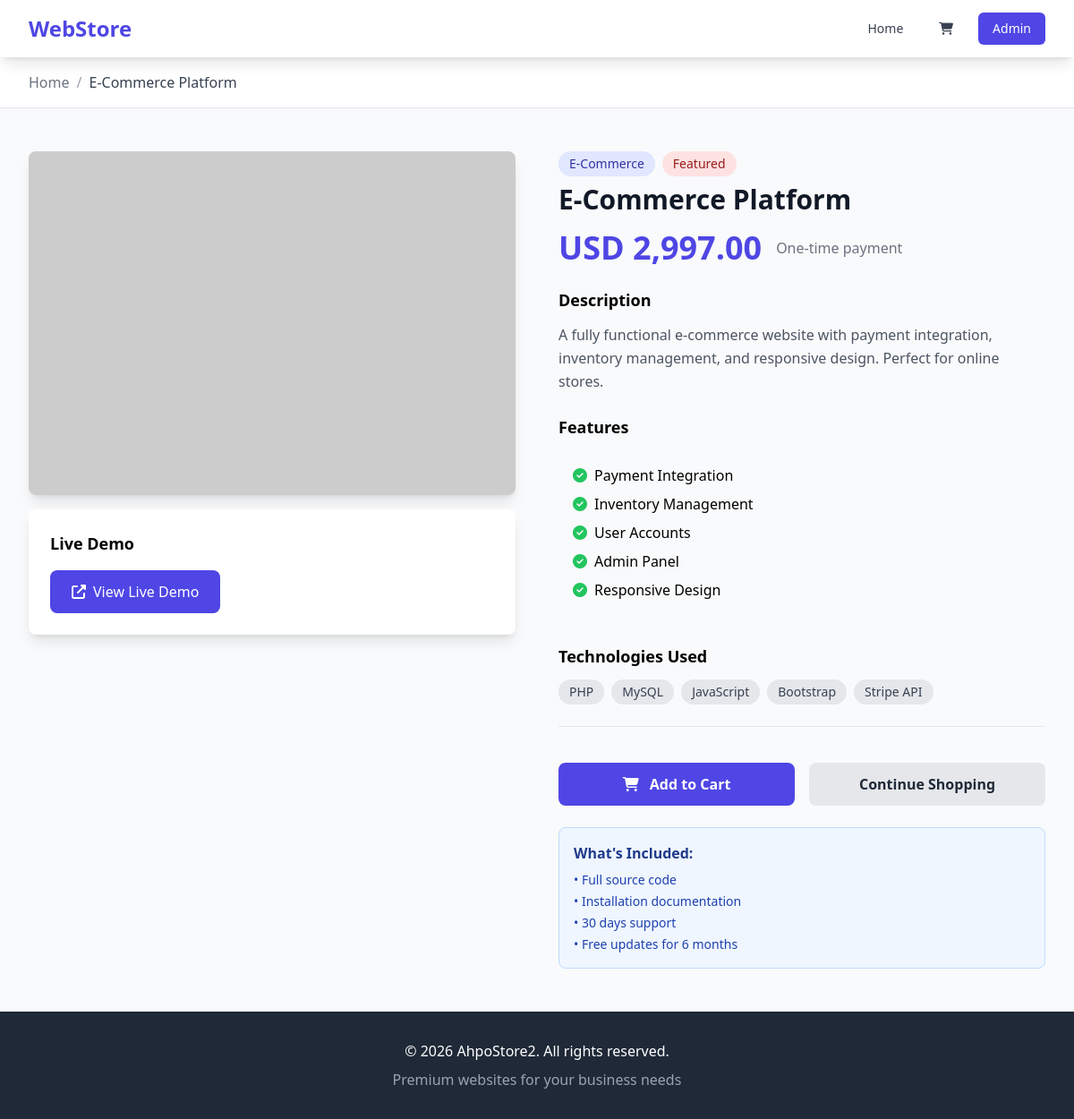
The app's page /website.php?id=1 with its own data.
### tables this page shows
CREATE TABLE websites (
            id INTEGER PRIMARY KEY AUTOINCREMENT,
            title TEXT NOT NULL,
            description TEXT NOT NULL,
            price REAL NOT NULL,
            category TEXT NOT NULL,
            image_url TEXT NOT NULL,
            demo_url TEXT,
            features TEXT,
            technologies TEXT,
            featured INTEGER DEFAULT 0,
            status TEXT DEFAULT 'active' CHECK(status IN ('active', 'inactive', 'sold')),
            created_at DATETIME DEFAULT CURRENT_TIMESTAMP,
            updated_at DATETIME DEFAULT CURRENT_TIMESTAMP
        , screenshots TEXT);

### functions.php (called while the page is built, shortened)
<?php
function getSetting($key, $default = null) {
    global $conn;
    static $settings = null;
    if ($settings === null) {
        $settings = [];
        try {
            $stmt = $conn->query("SELECT setting_key, setting_value FROM settings");
            while ($row = $stmt->fetch()) {
                $settings[$row['setting_key']] = $row['setting_value'];
            }
        } catch (Exception $e) {
            return $default;
        }
    }
    return isset($settings[$key]) ? $settings[$key] : $default;
}
function getWebsiteById($id) {
    global $conn;
    $stmt = $conn->prepare("SELECT * FROM websites WHERE id = ? AND status = 'active'");
    $stmt->execute([$id]);
    return $stmt->fetch();
}
function formatPrice($price) {
    return CURRENCY . ' ' . number_format($price, 2);
}
?>

### website.php (the view, shortened to what this page needs)
<?php
require_once 'config.php';
require_once 'functions.php';
$maintenance_mode = getSetting('maintenance_mode', '0');
$website_id = isset($_GET['id']) ? (int)$_GET['id'] : 0;
$website = getWebsiteById($website_id);
$site_name = getSetting('site_name', 'WebStore');
?>
<!DOCTYPE html>
<html lang="en">
<head>
    <script src="https://cdn.tailwindcss.com"></script>
    <link rel="stylesheet" href="https://cdnjs.cloudflare.com/ajax/libs/font-awesome/6.4.0/css/all.min.css">
</head>
<body class="bg-gray-50">
    <nav class="bg-white shadow-lg sticky top-0 z-50">
        <div class="max-w-7xl mx-auto px-4 sm:px-6 lg:px-8">
            <div class="flex justify-between h-16">
                <div class="flex items-center">
                    <h1 class="text-2xl font-bold text-indigo-600">WebStore</h1>
                </div>
                <div class="flex items-center space-x-4">
                    <a href="index.php" class="text-gray-700 hover:text-indigo-600 px-3 py-2 rounded-md text-sm font-medium">Home</a>
                    <a href="cart.php" class="relative text-gray-700 hover:text-indigo-600 px-3 py-2 rounded-md text-sm font-medium">
                        <i class="fas fa-shopping-cart"></i>
                    </a>
                    <a href="admin/login.php" class="bg-indigo-600 text-white px-4 py-2 rounded-md text-sm font-medium hover:bg-indigo-700">Admin</a>
                </div>
            </div>
        </div>
    </nav>
    <div class="bg-white border-b">
        <div class="max-w-7xl mx-auto px-4 sm:px-6 lg:px-8 py-4">
            <nav class="flex" aria-label="Breadcrumb">
                <ol class="flex items-center space-x-2">
                    <li><a href="index.php" class="text-gray-500 hover:text-gray-700">Home</a></li>
                    <li><span class="text-gray-400">/</span></li>
                    <li><span class="text-gray-700"><?php echo htmlspecialchars($website['title']); ?></span></li>
                </ol>
            </nav>
        </div>
    </div>
    <div class="max-w-7xl mx-auto px-4 sm:px-6 lg:px-8 py-12">
        <div class="grid grid-cols-1 lg:grid-cols-2 gap-12">
            <div class="space-y-4">
                <div class="bg-white rounded-lg shadow-lg overflow-hidden">
                    <img src="<?php echo htmlspecialchars($website['image_url']); ?>" alt="<?php echo htmlspecialchars($website['title']); ?>" class="w-full h-96 object-cover">
                </div>
                <?php if ($website['demo_url']): ?>
                    <div class="bg-white rounded-lg shadow-lg p-6">
                        <h3 class="text-lg font-semibold mb-4">Live Demo</h3>
                        <a href="<?php echo htmlspecialchars($website['demo_url']); ?>" target="_blank" class="inline-flex items-center bg-indigo-600 text-white px-6 py-3 rounded-lg hover:bg-indigo-700 transition">
                            <i class="fas fa-external-link-alt mr-2"></i>
                            View Live Demo
                        </a>
                    </div>
                <?php endif; ?>
            </div>
            <div class="space-y-6">
                <div>
                    <div class="flex items-center space-x-2 mb-2">
                        <span class="bg-indigo-100 text-indigo-800 px-3 py-1 rounded-full text-sm font-medium">
                            <?php echo htmlspecialchars($website['category']); ?>
                        </span>
                        <?php if ($website['featured']): ?>
                            <span class="bg-red-100 text-red-800 px-3 py-1 rounded-full text-sm font-medium">Featured</span>
                        <?php endif; ?>
                    </div>
                    <h1 class="text-3xl font-bold text-gray-900 mb-4"><?php echo htmlspecialchars($website['title']); ?></h1>
                    <div class="flex items-center space-x-4 mb-6">
                        <span class="text-4xl font-bold text-indigo-600"><?php echo formatPrice($website['price']); ?></span>
                        <span class="text-gray-500">One-time payment</span>
                    </div>
                </div>
                <div>
                    <h3 class="text-lg font-semibold mb-3">Description</h3>
                    <p class="text-gray-600 leading-relaxed"><?php echo nl2br(htmlspecialchars($website['description'])); ?></p>
                </div>
                <?php if ($website['features']): ?>
                    <div>
                        <h3 class="text-lg font-semibold mb-3">Features</h3>
                        <div class="bg-gray-50 rounded-lg p-4">
                            <?php
                            $features = explode(',', $website['features']);
                            foreach ($features as $feature): ?>
                                <div class="flex items-center mb-2">
                                    <i class="fas fa-check-circle text-green-500 mr-2"></i>
                                    <span><?php echo htmlspecialchars(trim($feature)); ?></span>
                                </div>
                            <?php endforeach; ?>
                        </div>
                    </div>
                <?php endif; ?>
                <?php if ($website['technologies']): ?>
                    <div>
                        <h3 class="text-lg font-semibold mb-3">Technologies Used</h3>
                        <div class="flex flex-wrap gap-2">
                            <?php
                            $technologies = explode(',', $website['technologies']);
                            foreach ($technologies as $tech): ?>
                                <span class="bg-gray-200 text-gray-700 px-3 py-1 rounded-full text-sm">
                                    <?php echo htmlspecialchars(trim($tech)); ?>
                                </span>
                            <?php endforeach; ?>
                        </div>
                    </div>
                <?php endif; ?>
                <div class="border-t pt-6">
                    <form action="add_to_cart.php" method="POST" class="space-y-4">
                        <div class="flex space-x-4">
                            <button type="submit" class="flex-1 bg-indigo-600 text-white px-6 py-3 rounded-lg font-semibold hover:bg-indigo-700 transition">
                                <i class="fas fa-shopping-cart mr-2"></i>
                                Add to Cart
                            </button>
                            <a href="index.php" class="flex-1 bg-gray-200 text-gray-800 px-6 py-3 rounded-lg font-semibold text-center hover:bg-gray-300 transition">
                                Continue Shopping
                            </a>
                        </div>
                    </form>
                </div>
                <div class="bg-blue-50 border border-blue-200 rounded-lg p-4">
                    <h4 class="font-semibold text-blue-900 mb-2">What's Included:</h4>
                    <ul class="text-sm text-blue-800 space-y-1">
                        <li>• Full source code</li>
                        <li>• Installation documentation</li>
                        <li>• 30 days support</li>
                        <li>• Free updates for 6 months</li>
                    </ul>
                </div>
            </div>
        </div>
    </div>
    <footer class="bg-gray-800 text-white py-8">
        <div class="max-w-7xl mx-auto px-4 sm:px-6 lg:px-8 text-center">
            <p>&copy; <?php echo date('Y'); ?> <?php echo htmlspecialchars($site_name); ?>. All rights reserved.</p>
            <p class="mt-2 text-gray-400">Premium websites for your business needs</p>
        </div>
    </footer>
</body>
</html>

### records on screen
websites: title "E-Commerce Platform", category "E-Commerce", price "USD 2,997.00", description "A fully functional e-commerce website with payment integration, inventory management, and responsive design. Perfect for online stores.", features "Payment Integration", features "Inventory Management", features "User Accounts", features "Admin Panel", features "Responsive Design", technologies "PHP", technologies "MySQL", technologies "JavaScript", technologies "Bootstrap", technologies "Stripe API"

### other values on screen
$site_name "AhpoStore2"
